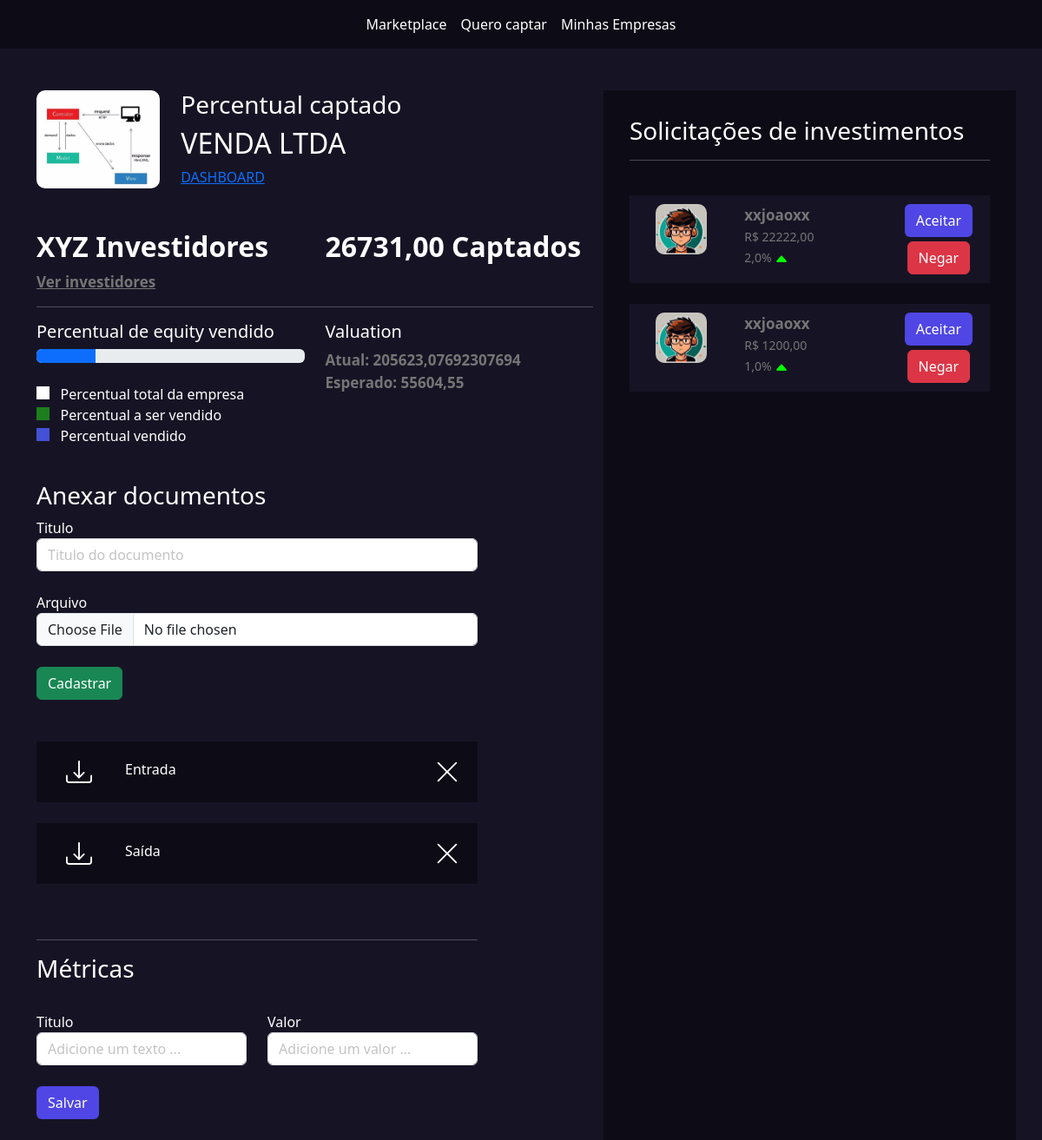
Page /empresarios/empresas/2/ (signed in) on the earlier database version.
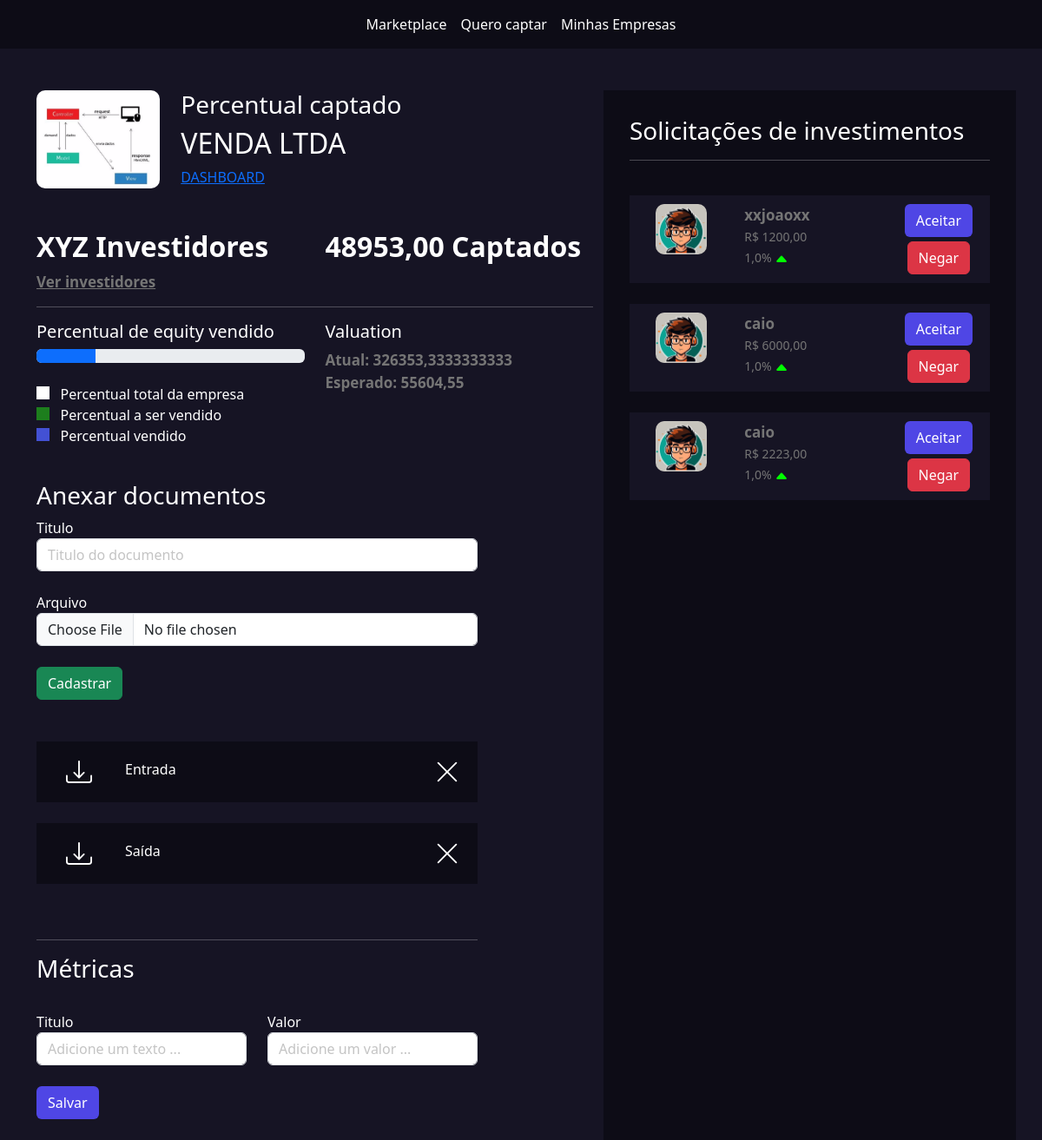
Same page on the later database version.
### empresarios/models.py (models this page shows, shortened)
class Documento(models.Model):
    empresa = models.ForeignKey(Empresa, on_delete=models.DO_NOTHING)
    titulo = models.CharField(max_length=50)
    arquivo = models.FileField(upload_to='documentos')

### investidores/models.py (models this page shows, shortened)
class PropostaInvestimento(models.Model):
    status_choices = (
        ('AS', 'Aguardando assinatura'),
        ('PE', 'Proposta enviada'),
        ('PA', 'Proposta aceita'),
        ('PR', 'Proposta recusada')
    )
    valor = models.DecimalField(max_digits=9, decimal_places=2)
    percentual = models.FloatField()
    empresa = models.ForeignKey(Empresa, on_delete=models.DO_NOTHING)
    investidor = models.ForeignKey(User, on_delete=models.DO_NOTHING)
    status = models.CharField(
        max_length=2, choices=status_choices, default='AS')
    selfie = models.FileField(upload_to='selfie', null=True, blank=True)
    rg = models.FileField(upload_to='rg', null=True, blank=True)
    data = models.DateField(auto_now_add=True)
    @property
    def valuation(self):
        return (100 * float(self.valor)) / float(self.percentual)

### empresarios/views.py (the view)
# urls.py: path('empresas/<int:id>/', views.empresa, name='empresa'),
def empresa(request, id: int):
    empresa = Empresa.objects.get(id=id)
    if not empresa.user == request.user:
        messages.add_message(request, constants.ERROR,
                             'Essa empresa não é sua.')
        return redirect(f'/empresarios/listar_empresas')
    if request.method == 'GET':
        documentos = Documento.objects.filter(empresa=empresa)
        percentual_vendido = 0
        for pi in PropostaInvestimento.objects.filter(status='PA'):
            percentual_vendido += pi.percentual
        total_captado = sum(PropostaInvestimento.objects.filter(
            status='PA').values_list('valor', flat=True))
        valuation_atual = (100 * float(total_captado) /
                           float(percentual_vendido)) if percentual_vendido != 0 else 0
        propostas_investimentos_enviadas = PropostaInvestimento.objects.filter(
            empresa=empresa).filter(status='PE')
        return render(request, 'empresa.html', {'empresa': empresa, 'documentos': documentos, 'propostas': propostas_investimentos_enviadas, 'total_captado': total_captado, 'valuation_atual': valuation_atual})
    elif request.method == 'POST':
        pass

### empresarios/models.py (called while the page is built)
    @property
    def valuation(self):
        return float(f'{(100 * self.valor) / self.percentual_equity: .2f}')

### empresarios/templates/empresa.html (shortened to what the changed rows need)
{% extends "base.html" %}
{% load static %}
{% block 'head' %}
<link rel="stylesheet" href="{% static 'empresarios/css/listar_empresas.css' %}">
<link rel="stylesheet" href="{% static 'empresarios/css/empresa.css' %}">
<link rel="stylesheet" href="{% static 'usuarios/css/usuarios.css' %}">
{% endblock 'head' %}
{% block 'body' %}
    <br><br>
    <div class="container">
        <div class="row">
            <div class="col-md-7">
                <div class="row">
                    <div class="col-md">
                        <h2>{{ empresa.nome }}</h2>
                    </div>
                </div>
                <br><br>
                <div class="row">
                    <div class="col-md">
                        <h2 class="titulo2">XYZ Investidores</h2>
                    </div>
                    <div class="col-md">
                        <h2 class="titulo2">{{ total_captado }} Captados</h2>
                    </div>
                </div>
                <div class="row">
                    <div class="col-md">
                        <h5>Valuation</h5>
                        <span class="sub-fonte">Atual: {{ valuation_atual }}</span>
                        <br>
                        <span class="sub-fonte">Esperado: {{ empresa.valuation }}</span>
                    </div>
                    <div class="documentos">
                        <br><br>
                            {% for documento in documentos %}
                            <div class="list_documentos">
                                <div class="row">
                                    <div class="col-md-2" style="text-align: center">
                                        <a href="{{ documento.arquivo.url }}">
                                        </a>
                                    </div>
                                    <div class="col-md-6">{{ documento.titulo }}</div>
                                    <div class="col-md-4" style="text-align: right;">
                                        <a href="{% url 'excluir_doc' documento.id %}">
                                        </a>
                                    </div>
                                </div>
                            </div>
                            <br>
                            {% endfor %}
                        <br>
                        <br>
                        <br>
                        <br><br>
                    </div>
                </div>
            </div>
            <div class="col-md-5 dark-color intereses-investimentos">
                <br>
                    {% for proposta in propostas %}
                        <div class="bg-color-dark card-investimento">
                            <div class="row">
                                <div class="col-md">
                                    <img src="{% static 'geral\img\foto_perfil.png' %}" class="foto-perfil" alt="">
                                </div>
                                <div class="col-md-5" style="text-align: left">
                                    <span class="sub-fonte">{{ proposta.investidor.username }}</span>
                                    <br>
                                    <span class="sub-fonte2">R$ {{ proposta.valor }}</span>
                                    <br>
                                    <span class="sub-fonte2">{{ proposta.percentual }}%
                                        {% if proposta.valuation >= empresa.valuation %}
                                            <svg xmlns="http://www.w3.org/2000/svg" width="16" height="16" fill="currentColor" class="bi bi-caret-up-fill" style="color: #00ff00;" viewBox="0 0 16 16">
                                                <path d="m7.247 4.86-4.796 5.481c-.566.647-.106 1.659.753 1.659h9.592a1 1 0 0 0 .753-1.659l-4.796-5.48a1 1 0 0 0-1.506 0z"/>
                                            </svg>
                                        {% else %}
                                            <svg xmlns="http://www.w3.org/2000/svg" width="16" height="16" fill="currentColor" style="color: #ff0000;" class="bi bi-caret-down-fill" viewBox="0 0 16 16">
                                                <path d="M7.247 11.14 2.451 5.658C1.885 5.013 2.345 4 3.204 4h9.592a1 1 0 0 1 .753 1.659l-4.796 5.48a1 1 0 0 1-1.506 0z"/>
                                            </svg>
                                        {% endif %}
                                    </span>
                                </div>
                                <div class="col-md">
                                    <a href="{% url 'gerenciar_proposta' id=proposta.id %}?acao=aceitar" class="btn btn-indigo-normal">Aceitar</a>
                                    <br>
                                    <a href="{% url 'gerenciar_proposta' id=proposta.id %}?acao=rejeitar" style="margin-top: 5px;" class="btn btn-danger">Negar</a>
                                </div>
                            </div>
                        </div>
                        <br>
                    {% endfor %}
            </div>
        </div>
    </div>
{% endblock 'body' %}

Differences in the rows shown:
no longer on this page (row edited): PropostaInvestimento: investidor.username "xxjoaoxx", valor "22222,00", percentual "2,0"
added PropostaInvestimento: investidor.username "caio", valor "6000,00", percentual "1,0"
added PropostaInvestimento: investidor.username "caio", valor "2223,00", percentual "1,0"
Other differences:
{{ total_captado }}: "26731,00" → "48953,00"
{{ valuation_atual }}: "205623,07692307694" → "326353,3333333333"
